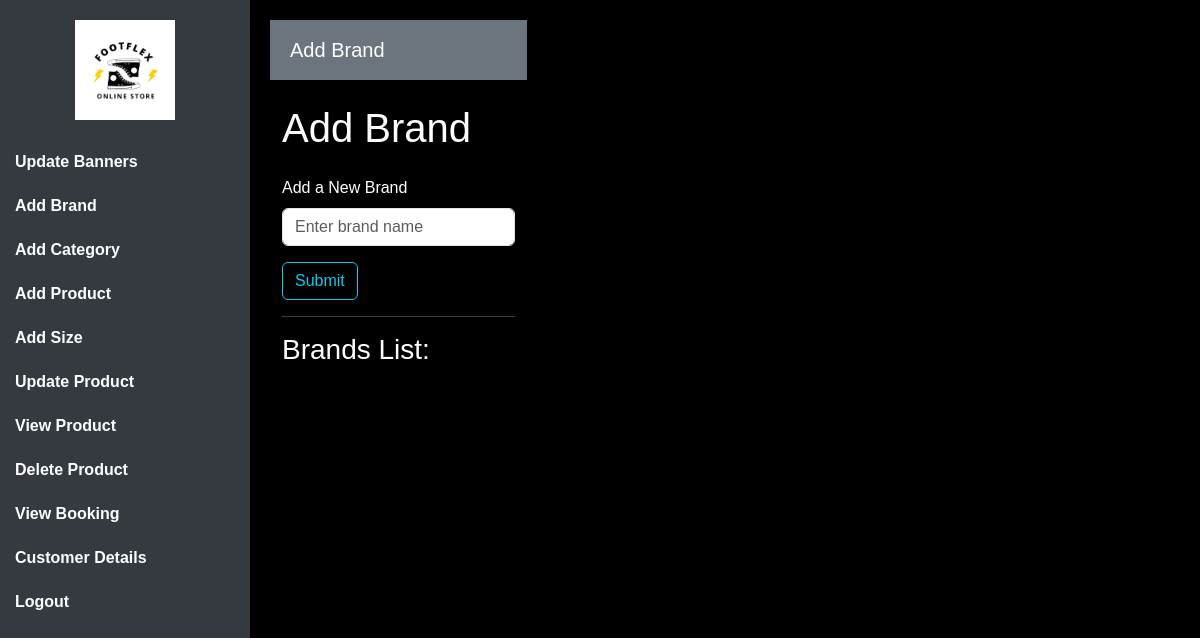
/addbrand (signed in), run on an earlier commit of the app's database.
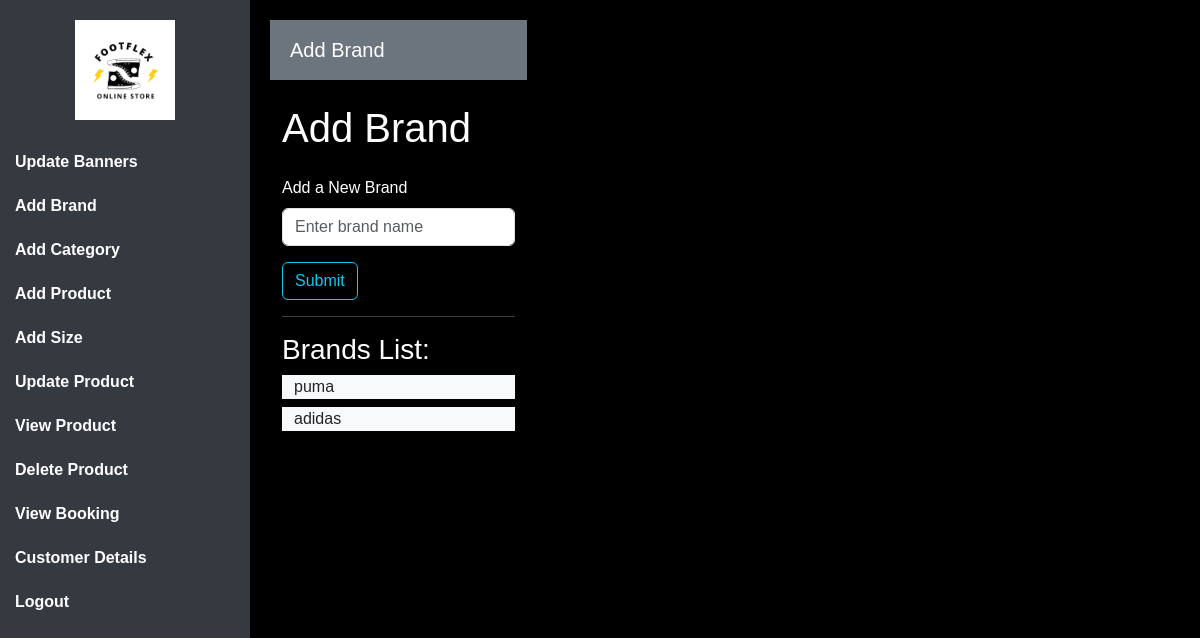
And on a later commit of the database.
### app/models.py (models this page shows)
class Brand(models.Model):
    name=models.TextField()

### app/views.py (the view, shortened to what this page needs)
# urls.py: path('addbrand',views.brand),
def brand(req):
    if 'shop' in req.session:
        brands=Brand.objects.all()
        return render(req,'shop/brand.html',{'brands':brands})
    else:
        return render(ff_login)

### templates/shop/brand.html (shortened to what this page needs)
<!DOCTYPE html>
<html lang="en">
<head>
    {% load static %}
    <link href="https://cdn.jsdelivr.net/npm/bootstrap@5.3.0/dist/css/bootstrap.min.css" rel="stylesheet">
    <link rel="stylesheet" href="{% static 'css/shop/brand.css' %}">
</head>
<body>
    <div class="d-flex">
        <div id="sidebar">
            <div class="logo">
                <a href="shop_home"><img src="{% static 'img/FLEX.png' %}" alt="Logo" class="img-fluid" style="max-width: 100px;"></a>
            </div>
            <nav>
                <a href="carousel" class="sidebar-link"><b>Update Banners</b></a>
                <a href="addbrand" class="sidebar-link"><b>Add Brand</b></a>
                <a href="addcategory" class="sidebar-link"><b>Add Category</b></a>
                <a href="addpro" class="sidebar-link"><b>Add Product</b></a>
                <a href="sizes" class="sidebar-link"><b>Add Size</b></a>
                <a href="updates" class="sidebar-link"><b>Update Product</b></a>
                <a href="#" class="sidebar-link"><b>View Product</b></a>
                <a href="#" class="sidebar-link"><b>Delete Product</b></a>
                <a href="#" class="sidebar-link"><b>View Booking</b></a>
                <a href="#" class="sidebar-link"><b>Customer Details</b></a>
                <a href="logout" class="sidebar-link"><b>Logout</b></a>
            </nav>
        </div>
        <div class="content">
            <nav class="navbar navbar-expand-lg navbar-dark">
                <span class="navbar-brand">Add Brand</span>
            </nav>
            <div class="container mt-4">
                <form action="" method="POST">
                <h1 class="mb-4">Add Brand</h1>
                <div class="mb-3">
                    <label for="brandInput" class="form-label">Add a New Brand</label>
                    <input type="text" class="form-control" id="brandInput" placeholder="Enter brand name"name="brandname">
                    <input type="submit" class="btn btn-outline-info mt-3">
                </div>
            </form>
                <hr>
                <h3>Brands List:</h3>
                <ul id="brandsList" class="list-group">
                    {% for i in brands %}
                    <div class="container  w-100 bg-light text-dark mb-2">{{i.name}}</div>
                    {% endfor %}
                </ul>
            </div>
        </div>
    </div>
</body>
</html>

### static/css/shop/brand.css (style rules this page uses)
body { font-family: 'Fira Sans', sans-serif; background-color: black; color: white; }
#sidebar { height: 100vh; width: 250px; position: fixed; top: 0; left: 0; background-color: #343a40; color: white; padding-top: 0px; z-index: 100; transition: transform 0.3s ease-in-out; }
.sidebar-link { color: white; padding: 10px 15px; text-decoration: none; display: block; transition: background-color 0.3s ease; }
.logo { text-align: center; padding: 20px 0; }
.logo img { max-width: 100%; height: auto; }
.content { margin-left: 250px; padding: 20px; transition: margin-left 0.3s ease-in-out; }
.navbar { background-color: #6c757d; color: white; display: flex; align-items: center; justify-content: space-between; padding: 10px 20px; width: 100%; text-align: center; }

What changed in the data, as far as the page shows it:
added Brand: name "puma"
added Brand: name "adidas"
